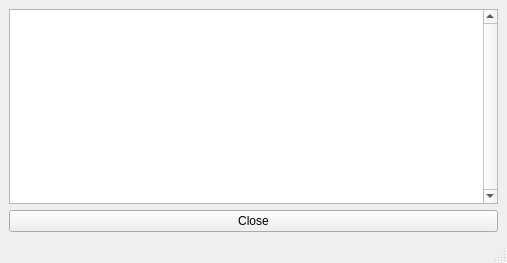
<?xml version="1.0" encoding="UTF-8"?>
<ui version="4.0">
 <class>MainWindow</class>
 <widget class="QMainWindow" name="MainWindow">
  <property name="geometry">
   <rect>
    <x>0</x>
    <y>0</y>
    <width>507</width>
    <height>263</height>
   </rect>
  </property>
  <property name="windowTitle">
   <string>MeX-LMS Backup</string>
  </property>
  <property name="windowIcon">
   <iconset resource="resources.qrc">
    <normaloff>:/img/img/logo.png</normaloff>:/img/img/logo.png</iconset>
  </property>
  <widget class="QWidget" name="centralwidget">
   <layout class="QVBoxLayout" name="verticalLayout">
    <item>
     <widget class="QPlainTextEdit" name="log_viewer">
      <property name="styleSheet">
       <string notr="true">QPlainTextEdit {
color: red;
}</string>
      </property>
      <property name="verticalScrollBarPolicy">
       <enum>Qt::ScrollBarAlwaysOn</enum>
      </property>
      <property name="readOnly">
       <bool>true</bool>
      </property>
      <property name="plainText">
       <string>
</string>
      </property>
     </widget>
    </item>
    <item>
     <widget class="QPushButton" name="cancel_btn">
      <property name="text">
       <string>Close</string>
      </property>
     </widget>
    </item>
   </layout>
  </widget>
  <widget class="QStatusBar" name="statusbar"/>
 </widget>
 <resources>
  <include location="resources.qrc"/>
 </resources>
 <connections/>
</ui>
